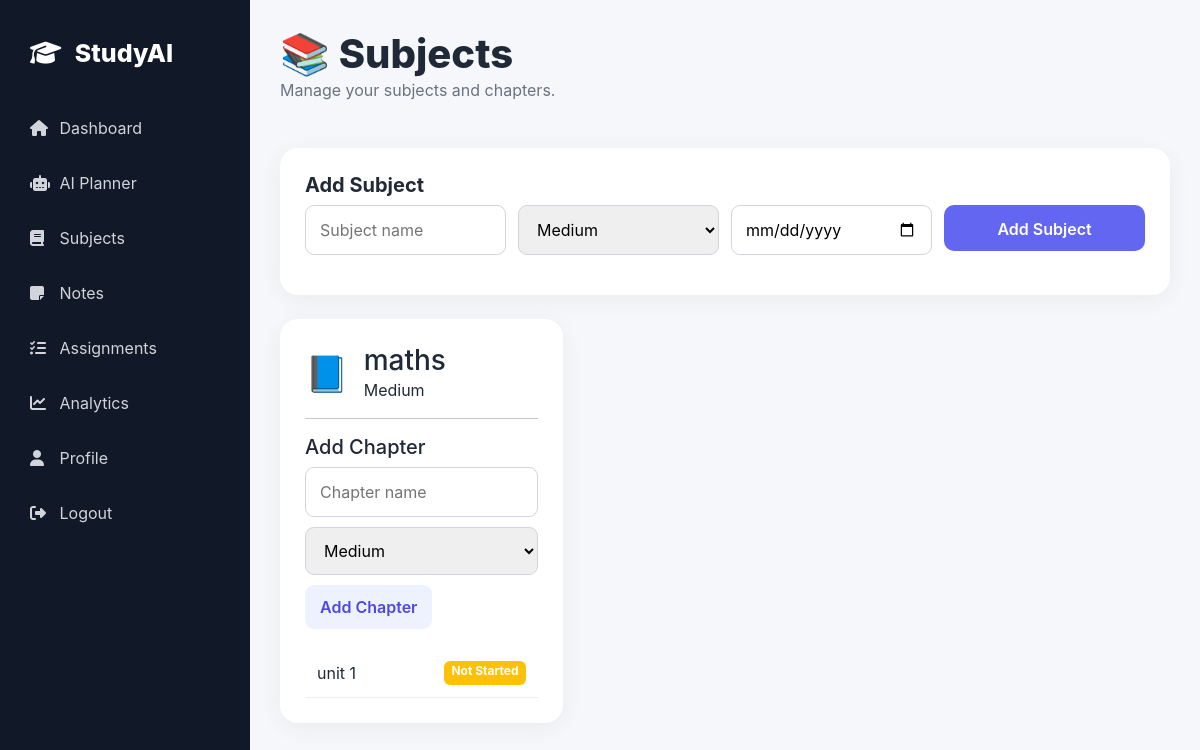
/subjects (signed in), run on the app's committed database.
### app.py (models this page shows)
class Subject(db.Model):
    id = db.Column(db.Integer, primary_key=True)
    name = db.Column(
        db.String(150),
        nullable=False
    )
    difficulty = db.Column(
        db.String(30),
        default="Medium"
    )
    exam_date = db.Column(
        db.Date
    )
    user_id = db.Column(
        db.Integer,
        db.ForeignKey("user.id"),
        nullable=False
    )
    chapters = db.relationship(
        "Chapter",
        backref="subject",
        cascade="all, delete-orphan"
    )

class Chapter(db.Model):
    id = db.Column(db.Integer, primary_key=True)
    name = db.Column(
        db.String(200),
        nullable=False
    )
    status = db.Column(
        db.String(30),
        default="Not Started"
    )
    difficulty = db.Column(
        db.String(30),
        default="Medium"
    )
    subject_id = db.Column(
        db.Integer,
        db.ForeignKey("subject.id"),
        nullable=False
    )

### app.py (the view, shortened to what this page needs)
@app.route("/subjects", methods=["GET", "POST"])
@login_required
def subjects():
    subjects = Subject.query.filter_by(
        user_id=current_user.id
    ).all()
    return render_template(
        "subjects.html",
        subjects=subjects
    )

### app.py (called while the page is built)
@login_manager.user_loader
def load_user(user_id):
    return db.session.get(
        User,
        int(user_id)
    )

### templates/subjects.html (shortened to what this page needs)
{% extends "base.html" %}
{% block content %}
<div class="page-header">
    <div>
        <h1>📚 Subjects</h1>
        <p>
            Manage your subjects and chapters.
        </p>
    </div>
</div>
<div class="dashboard-card mb-4">
    <h2>Add Subject</h2>
    <form method="POST" class="form-grid">
        <input name="name" placeholder="Subject name" required>
        <select name="difficulty">
            <option selected>
                Medium
            </option>
        </select>
        <input type="date" name="exam_date">
        <button class="btn-primary-custom">
            Add Subject
        </button>
    </form>
</div>
<div class="subject-grid">
    {% for subject in subjects %}
    <div class="subject-card">
        <div class="subject-card-top">
            <div class="subject-icon">
                📘
            </div>
            <div>
                <h3>
                    {{ subject.name }}
                </h3>
                <span>
                    {{ subject.difficulty }}
                </span>
            </div>
        </div>
        <hr>
        <h5>Add Chapter</h5>
        <form method="POST" action="{{ url_for(
            'add_chapter',
            subject_id=subject.id
        ) }}">
            <input name="name" placeholder="Chapter name" required>
            <select name="difficulty">
                <option selected>Medium</option>
            </select>
            <button class="btn-secondary-custom">
                Add Chapter
            </button>
        </form>
        <div class="chapters">
            {% for chapter in subject.chapters %}
            <div class="chapter-row">
                <span>
                    {{ chapter.name }}
                </span>
                {% if chapter.status == "Completed" %}
                <span class="badge bg-success">
                    Completed
                </span>
                {% else %}
                <span class="badge bg-warning">
                    {{ chapter.status }}
                </span>
                {% endif %}
            </div>
            {% else %}
            <p class="text-muted">
                No chapters added.
            </p>
            {% endfor %}
        </div>
    </div>
    {% else %}
    <div class="empty-state">
        <h3>No subjects yet 📚</h3>
        <p>Add your first subject above.</p>
    </div>
    {% endfor %}
</div>
{% endblock %}

### static/css/style.css (style rules this page uses)
* { box-sizing: border-box; }
body { margin: 0; font-family: Inter, Arial, sans-serif; background: #f5f7fb; color: #1f2937; }
.top-header, .page-header { display: flex; justify-content: space-between; align-items: center; margin-bottom: 30px; }
.top-header h1, .page-header h1 { margin: 0; font-weight: 800; }
.top-header p, .page-header p { color: #6b7280; }
.stat-card, .dashboard-card, .subject-card { background: white; border-radius: 18px; padding: 25px; box-shadow: 0 5px 25px rgba(0, 0, 0, 0.05); }
.card-heading h2, .dashboard-card h2 { font-size: 20px; font-weight: 750; }
.btn-primary-custom { border: none; background: #6366f1; color: white; padding: 12px 20px; border-radius: 10px; font-weight: 600; cursor: pointer; text-decoration: none; display: inline-block; }
.btn-secondary-custom { border: none; background: #eef2ff; color: #4f46e5; padding: 10px 15px; border-radius: 9px; font-weight: 600; }
.subject-grid { display: grid; grid-template-columns: repeat(3, 1fr); gap: 20px; }
.subject-card-top { display: flex; gap: 15px; align-items: center; }
.subject-icon { font-size: 35px; }
.subject-card h3 { margin: 0; }
.subject-card input, .subject-card select { margin-bottom: 10px; }
.chapters { margin-top: 20px; }
.chapter-row { padding: 12px; border-bottom: 1px solid #eee; display: flex; justify-content: space-between; }
input, select, textarea { width: 100%; padding: 12px 14px; border: 1px solid #d1d5db; border-radius: 9px; margin-bottom: 15px; outline: none; }
.form-grid { display: grid; grid-template-columns: repeat(4, 1fr); gap: 12px; }
.form-grid button { height: 46px; }

### data on the page
Subject: name "maths", difficulty "Medium"
Chapter: name "unit 1", status "Not Started"
